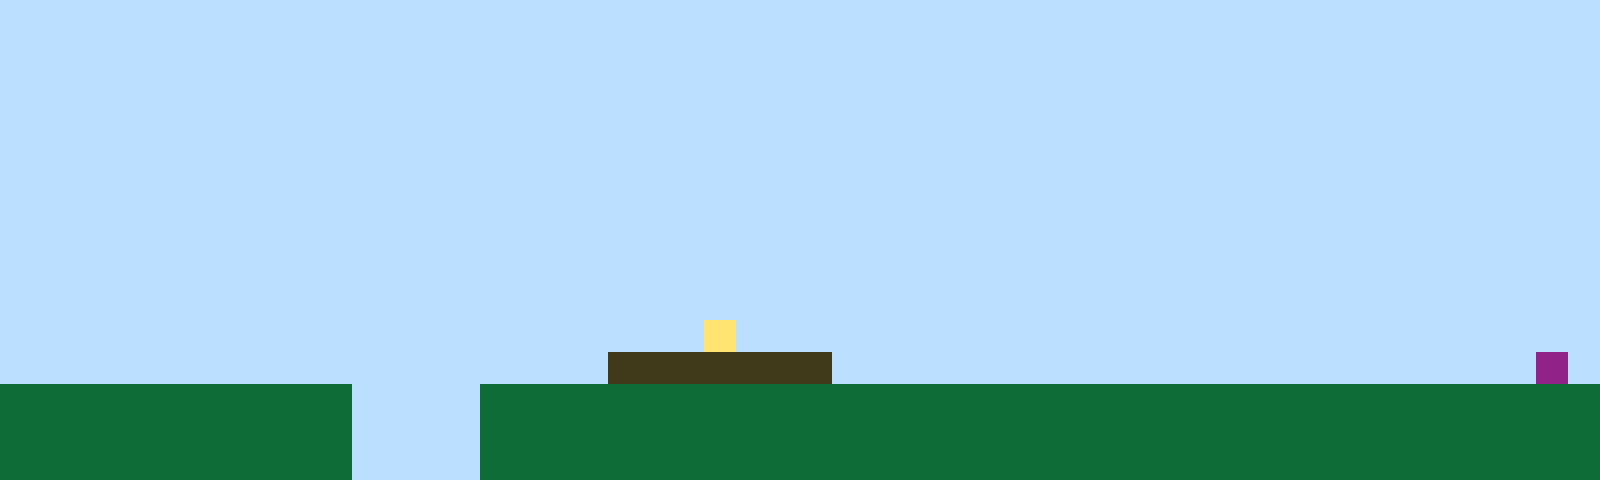

The image is a tile-based game level rendered from a .tmx file. Its description and complete source (layers, tilesets, objects, tile grids) follow:
An orthogonal 50x15 tile map with 32x32 px tiles, 1 tile layer (Tile Layer 1).

<map version="1.10" tiledversion="1.11.2" orientation="orthogonal" renderorder="right-up" width="50" height="15" tilewidth="32" tileheight="32" infinite="0" nextlayerid="2" nextobjectid="1"><editorsettings><export target="map1.csv" format="csv" /></editorsettings><tileset firstgid="1" name="sprites" tilewidth="32" tileheight="32" tilecount="6" columns="3"><image source="sprites.png" width="96" height="64" /></tileset><layer id="1" name="Tile Layer 1" width="50" height="15"><data encoding="csv">1,1,1,1,1,1,1,1,1,1,1,1,1,1,1,1,1,1,1,1,1,1,1,1,1,1,1,1,1,1,1,1,1,1,1,1,1,1,1,1,1,1,1,1,1,1,1,1,1,1,1,1,1,1,1,1,1,1,1,1,1,1,1,1,1,1,1,1,1,1,1,1,1,1,1,1,1,1,1,1,1,1,1,1,1,1,1,1,1,1,1,1,1,1,1,1,1,1,1,1,1,1,1,1,1,1,1,1,1,1,1,1,1,1,1,1,1,1,1,1,1,1,1,1,1,1,1,1,1,1,1,1,1,1,1,1,1,1,1,1,1,1,1,1,1,1,1,1,1,1,1,1,1,1,1,1,1,1,1,1,1,1,1,1,1,1,1,1,1,1,1,1,1,1,1,1,1,1,1,1,1,1,1,1,1,1,1,1,1,1,1,1,1,1,1,1,1,1,1,1,1,1,1,1,1,1,1,1,1,1,1,1,1,1,1,1,1,1,1,1,1,1,1,1,1,1,1,1,1,1,1,1,1,1,1,1,1,1,1,1,1,1,1,1,1,1,1,1,1,1,1,1,1,1,1,1,1,1,1,1,1,1,1,1,1,1,1,1,1,1,1,1,1,1,1,1,1,1,1,1,1,1,1,1,1,1,1,1,1,1,1,1,1,1,1,1,1,1,1,1,1,1,1,1,1,1,1,1,1,1,1,1,1,1,1,1,1,1,1,1,1,1,1,1,1,1,1,1,1,1,1,1,1,1,1,1,1,1,1,1,1,1,1,1,1,1,1,1,1,1,1,1,1,1,1,1,1,1,1,1,1,1,1,1,1,1,1,1,1,1,1,1,1,1,1,1,1,1,1,1,1,1,1,1,1,1,1,1,1,1,1,1,1,1,1,1,1,1,1,1,1,1,1,1,1,1,1,1,1,1,1,1,1,1,1,1,1,1,1,1,1,1,1,1,1,1,1,1,1,1,1,1,1,1,1,1,1,1,1,1,1,1,1,1,1,1,1,1,1,1,1,1,1,1,1,1,1,1,1,1,1,1,1,1,1,1,1,1,1,1,1,1,1,1,1,1,1,1,1,1,1,1,1,1,1,1,1,1,1,1,1,1,1,1,1,1,1,1,1,1,1,1,1,1,1,1,1,1,1,1,1,1,1,1,1,1,1,1,1,1,1,1,4,1,1,1,1,1,1,1,1,1,1,1,1,1,1,1,1,1,1,1,1,1,1,1,1,1,1,1,1,1,1,1,1,1,1,1,1,1,1,1,1,1,1,1,1,1,1,3,3,3,3,3,3,3,1,1,1,1,1,1,1,1,1,1,1,1,1,1,1,1,1,1,1,1,1,1,6,1,2,2,2,2,2,2,2,2,2,2,2,1,1,1,1,2,2,2,2,2,2,2,2,2,2,2,2,2,2,2,2,2,2,2,2,2,2,2,2,2,2,2,2,2,2,2,2,2,2,2,2,2,2,2,2,2,2,2,2,2,2,1,1,1,1,2,2,2,2,2,2,2,2,2,2,2,2,2,2,2,2,2,2,2,2,2,2,2,2,2,2,2,2,2,2,2,2,2,2,2,2,2,2,2,2,2,2,2,2,2,2,1,1,1,1,2,2,2,2,2,2,2,2,2,2,2,2,2,2,2,2,2,2,2,2,2,2,2,2,2,2,2,2,2,2,2,2,2,2,2</data></layer></map>
